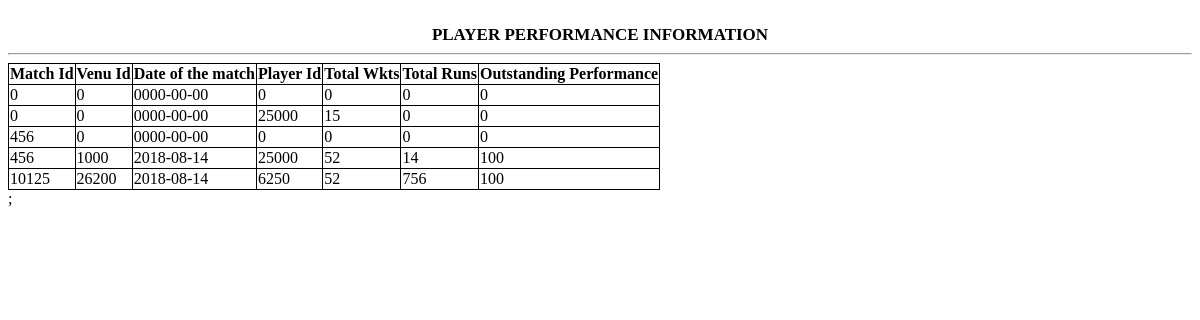
Page /playerperformanceview.php on the committed database.
### tables this page shows
CREATE TABLE `playerperformance` (
  `Match_Id` int(10) NOT NULL,
  `Venu_Id` int(10) NOT NULL,
  `Date_Of_The_Match` date NOT NULL,
  `Player_Id` int(10) NOT NULL,
  `Total_Wkts` int(10) NOT NULL,
  `Total_Runs` int(10) NOT NULL,
  `Outstanding_Performance` int(15) NOT NULL
);

### playerperformanceview.php (the view, shortened to what this page needs)
<?php
include_once("config.php");
$result = "SELECT S.Match_Id,S.Venu_Id,S.Date_Of_The_Match,S.Player_Id,S.Total_Wkts,S.Total_Runs,S.Outstanding_Performance
FROM playerperformance S";
$result = mysqli_query($conn, $result);
?>
<!DOCTYPE html>
<html>
<head>
</head>
<body>
<h1>Player Performance Information</h1>
<hr>
<table>
	<tr>
<th>Match Id</th>
<th>Venu Id</th>
<th>Date of the match</th>
<th>Player Id</th>
<th>Total Wkts</th>
<th>Total Runs</th>
<th>Outstanding Performance</th>
</tr>
<?php
while($res= mysqli_fetch_array($result)) {
?>
<tr>
<td><?php echo $res['Match_Id'];?></td>
<td><?php echo $res['Venu_Id'];?></td>
<td><?php echo $res['Date_Of_The_Match'];?></td>
<td><?php echo $res['Player_Id'];?></td>
<td><?php echo $res['Total_Wkts'];?></td>
<td><?php echo $res['Total_Runs'];?></td>
<td><?php echo $res['Outstanding_Performance'];?></td>
</tr>
<?php
}
?>
</table>
</hr>;
<html>
<body background="https://img00.deviantart.net/8e6e/i/2006/297/0/a/green_background_by_l0rdn1k0n.jpg"></body>
</html>

### playerperformanceview.php (style rules this page uses)
table, th, td { border: 1px solid black; border-collapse: collapse; }
h1 { margin: 25px auto 0; text-align: center; text-transform: uppercase; font-size: 17px; }
table td { transition: all .5s; }

### rows in the picture
playerperformance: Match_Id "0", Venu_Id "0", Date_Of_The_Match "0000-00-00", Player_Id "0", Total_Wkts "0", Total_Runs "0", Outstanding_Performance "0"
playerperformance: Match_Id "0", Venu_Id "0", Date_Of_The_Match "0000-00-00", Player_Id "25000", Total_Wkts "15", Total_Runs "0", Outstanding_Performance "0"
playerperformance: Match_Id "456", Venu_Id "0", Date_Of_The_Match "0000-00-00", Player_Id "0", Total_Wkts "0", Total_Runs "0", Outstanding_Performance "0"
playerperformance: Match_Id "456", Venu_Id "1000", Date_Of_The_Match "2018-08-14", Player_Id "25000", Total_Wkts "52", Total_Runs "14", Outstanding_Performance "100"
playerperformance: Match_Id "10125", Venu_Id "26200", Date_Of_The_Match "2018-08-14", Player_Id "6250", Total_Wkts "52", Total_Runs "756", Outstanding_Performance "100"
